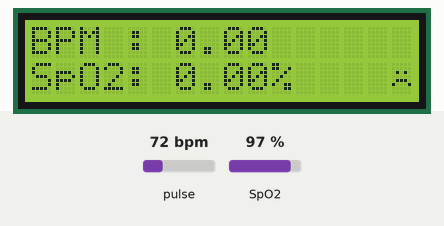
Recording of a sketch running on a simulated ESP8266 (NodeMCU). On the bench: 16×2 character LCD. The test bench sets the inputs (shaded band); at power-on: SpO2 97 %, pulse 72 bpm. WiFi joins after 1.5 s; servers stay silent unless stated; what the sketch prints to the serial monitor is not drawn.

Above: at 5.1 s.
5.2 s: SpO2 set to 94 %
At 6.9 s:
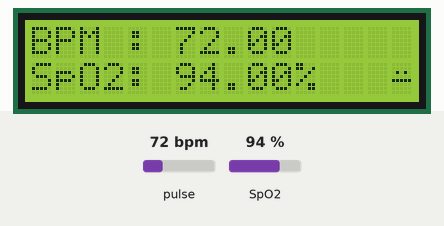
7.4 s: SpO2 set to 100 %
At 9.2 s:
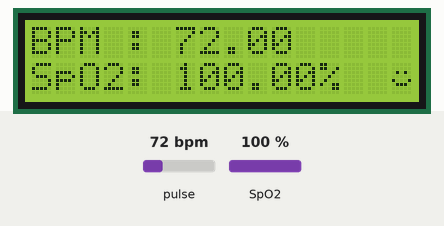
9.5 s: pulse set to 42 bpm
At 10.5 s:
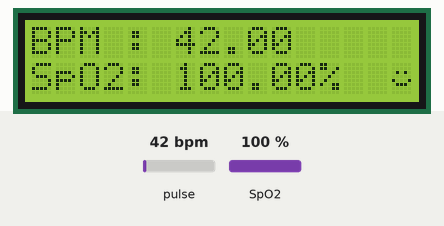
11.6 s: pulse set to 70 bpm
At 12.9 s:
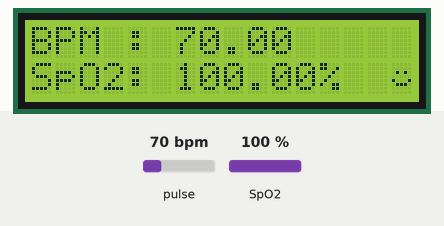
Timing chart, 0 to 14.6 s (numbered marks = the images above; inputs shaded):
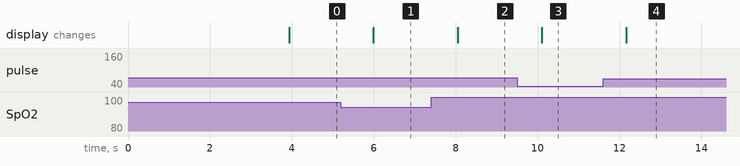

Measured:
- the behaviour switches between 96 and 95 % on SpO2 (found by bisection; images 0 and 1)
- after the input at 5.2 s, the display: changes after 0.79 s (image 1)
- after the input at 7.4 s, the display: changes after 0.65 s (image 2)
- after the input at 9.5 s, the display: changes after 0.60 s (image 3)
- after the input at 11.6 s, the display: changes after 0.56 s (image 4)

The sketch:

blood-oximeter-blynk.ino
```cpp
#define BLYNK_TEMPLATE_ID "YOUR_BLYNK_TEMPLATE_ID"
#define BLYNK_TEMPLATE_NAME "Health Monitoring"
#define BLYNK_AUTH_TOKEN "YOUR_BLYNK_AUTH_TOKEN"

#include <ESP8266WiFi.h>
#include <BlynkSimpleEsp8266.h>
#include <LiquidCrystal_I2C.h>
#include <Wire.h>
#include "MAX30100_PulseOximeter.h"

#define REPORTING_PERIOD_MS  1000

char auth[] = BLYNK_AUTH_TOKEN;
char ssid[] = "YOUR_WIFI_NAME";
char pass[] = "YOUR_WIFI_PASSWORD";

LiquidCrystal_I2C lcd(0x27, 16, 2);
PulseOximeter pox;
uint32_t tsLastReport = 0;

byte smile[] = { B00000, B00000, B01010, B00000, B10001, B01110, B00000, B00000 };
byte mod[] = { B00000, B00000, B01010, B00000, B11111, B00000, B00000, B00000 };
byte sad[] = { B00000, B00000, B01010, B00000, B01110, B10001, B00000, B00000 };

void onBeatDetected() {
  Serial.println("Beat!!!");
}

void setup() {
  Serial.begin(115200);

  // Initialize LCD
  lcd.init();
  lcd.backlight();
  lcd.createChar(1, smile);
  lcd.createChar(2, mod);
  lcd.createChar(3, sad);
  lcd.setCursor(0, 0);
  lcd.print("      Pulse");
  lcd.setCursor(0, 1);
  lcd.print("    Oximeter");
  delay(2000);

  // Connect to WiFi and Blynk
  Blynk.begin(auth, ssid, pass);

  // Initialize MAX30100 Sensor
  if (!pox.begin()) {
    Serial.println("FAILED");
    for (;;);
  } else {
    Serial.println("SUCCESS");
  }
  pox.setIRLedCurrent(MAX30100_LED_CURR_7_6MA);
  pox.setOnBeatDetectedCallback(onBeatDetected);
}

void loop() {
  Blynk.run();  // Run Blynk
  pox.update();

  if (millis() - tsLastReport > REPORTING_PERIOD_MS) {
    float bpm = pox.getHeartRate();
    float spo2 = pox.getSpO2();

    // Send data to Blynk
    Blynk.virtualWrite(V0, bpm);
    Blynk.virtualWrite(V1, spo2);

    // Display data on LCD
    lcd.clear();
    lcd.setCursor(0, 0);
    lcd.print("BPM : ");
    lcd.print(bpm);
    lcd.setCursor(0, 1);
    lcd.print("SpO2: ");
    lcd.print(spo2);
    lcd.print("%");

    tsLastReport = millis();

    // Display icons based on SpO2 levels
    if (spo2 >= 96) {
      lcd.setCursor(15, 1);
      lcd.write(1);  // Smile face
    } else if (spo2 <= 95 && spo2 >= 91) {
      lcd.setCursor(15, 1);
      lcd.write(2);  // Neutral face
    } else if (spo2 <= 90) {
      lcd.setCursor(15, 1);
      lcd.write(3);  // Sad face
    }
  }
}
```
